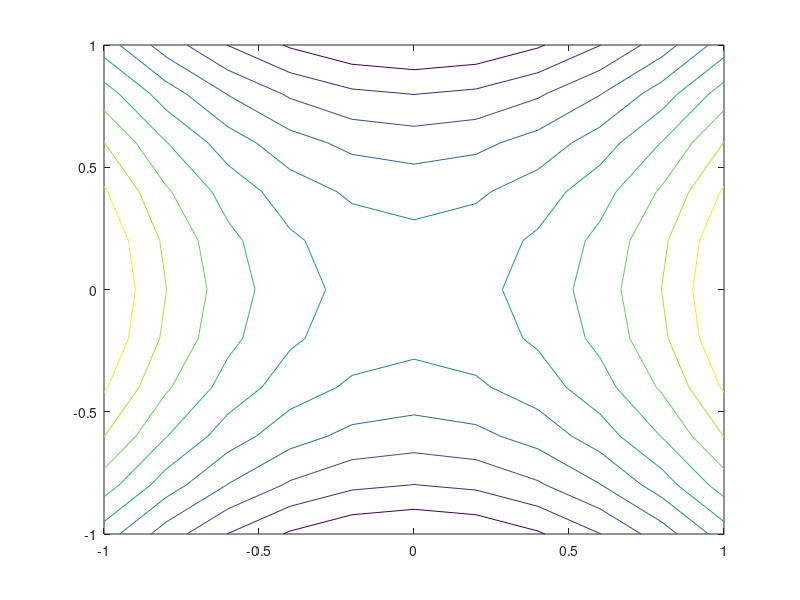

This figure's MATLAB source:
[X,Y] = meshgrid(-1:.2:1)
Z = X.^2 - Y.^2
% contour(Z)
% contour(Z): Hien thi mat phang dang muc duoc tao boi ma tran Z 
contour(X, Y, Z)
%contour(X, Y, Z)
% contourf(X, Y, Z) 
% contour(X, Y, Z, 10) 
% contour(X, Y, Z, 20) 
% contourf(X, Y, Z, 20)
